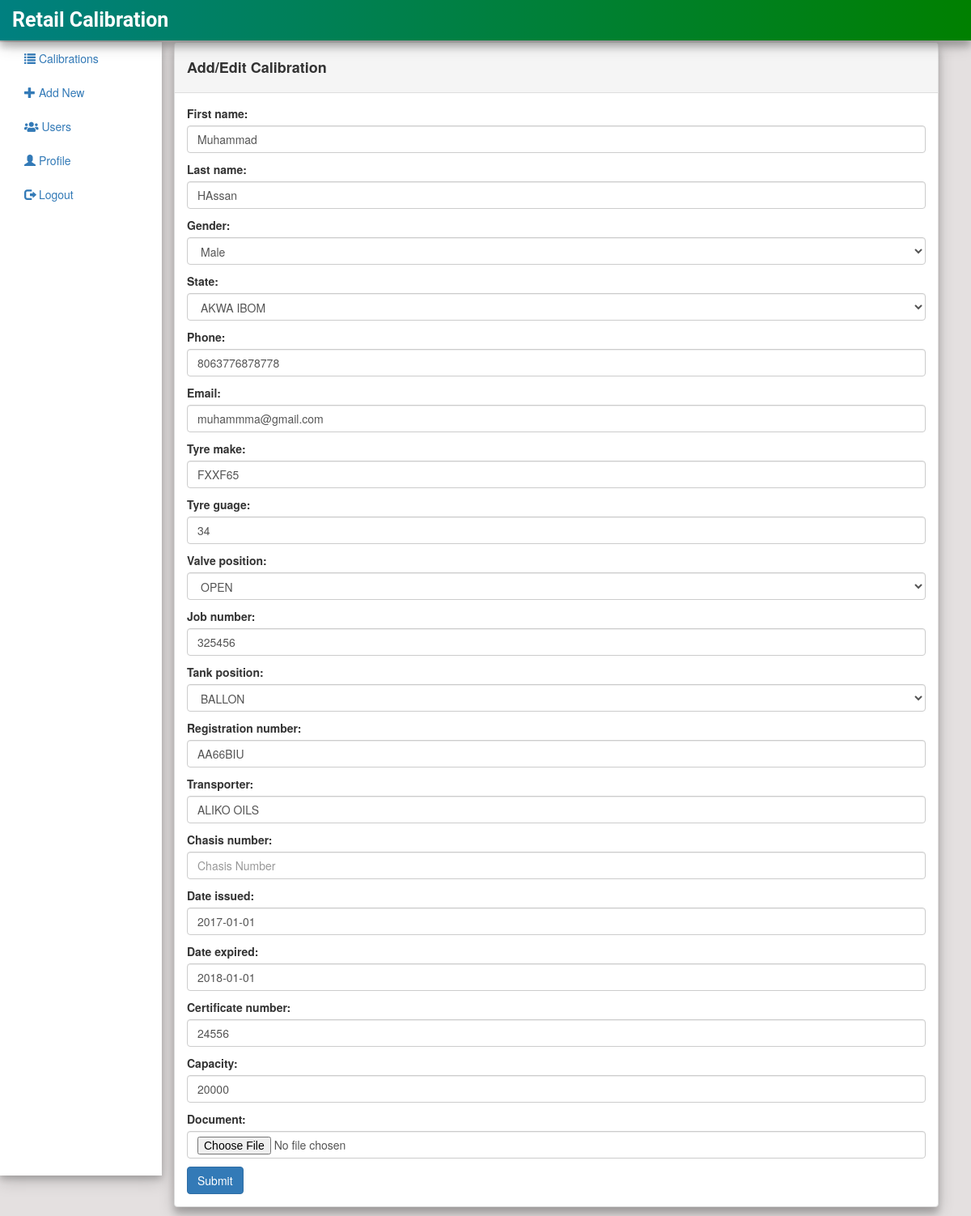
/edit/3 (signed in), run on the app's committed database.
### calibrate/models.py (models this page shows, shortened)
class Calibration(models.Model):
    first_name = models.CharField(max_length=200)
    last_name = models.CharField(max_length=200)
    GENDER_CHOICES = (
        ('M', 'MALE'),
        ('F', 'FEMALE')
    )
    gender = models.CharField(max_length = 1, choices =GENDER_CHOICES)
    STATE_CHOICE = (
        ('ABIA', 'ABIA'),
        ('ADAMAWA', 'ADAMAWA'),
        ('AKWA IBOM', 'AKWA IBOM'),
        ('KANO', 'KANO')
    )
    state = models.CharField(max_length = 20, choices = STATE_CHOICE)
    phone = models.IntegerField(blank=True, null=True)
    email = models.EmailField(max_length=200)
    tyre_make = models.CharField(max_length=200)
    tyre_guage = models.IntegerField(blank=True, null=True)
    VALVE_POSITION_CHOICES = (
        ('OPEN', 'OPEN'),
        ('CLOSE', 'CLOSE'),
        ('NONE', 'NONE')
    )
    valve_position = models.CharField(max_length =20, choices = VALVE_POSITION_CHOICES)
    job_number = models.IntegerField(blank=True, null=True)
    TANK_POSITION_CHOICES = (
        ('BALLON', 'BALLON'),
        ('SPRING', 'SPRING')
    )
    tank_position = models.CharField(max_length=200, choices=TANK_POSITION_CHOICES)
    registration_number= models.CharField(max_length=200)
    transporter = models.CharField(max_length=200)
    chasis_number = models.CharField(max_length=200)
    date_issued = models.DateField(blank=True, null=True)
    date_expired = models.DateField(blank=True, null=True)
    certificate_number = models.IntegerField(default=0)
    capacity = models.IntegerField(default=0)
    document = models.FileField(upload_to='documents')

### calibrate/views.py (the view)
# urls.py: path('edit/<int:pk>', views.CalibrationUpdate.as_view(), name='calibration_edit'),
class CalibrationUpdate(LoginRequiredMixin, UpdateView):
    model = Calibration
    form_class = CalibrationForm
    success_url = reverse_lazy('calibrate:calibration_list')

### calibrate/templates/calibrate/calibration_form.html
{% extends "calibrate/base.html" %} {% block content %}
<div class="col-sm-10">
    <div class="panel panel-default">
        <div class="panel-heading">
            <h4><strong>Add/Edit Calibration </strong></h4>
        </div>
        <div class="panel-body">
            <form method="post" enctype="multipart/form-data">{% csrf_token %} {{ form.as_p }}
                <input type="submit" class="btn btn-primary" value="Submit">
            </form>
        </div>
    </div>
</div>
</div>
{% endblock %}

### calibrate/static/css/mystyle.css (style rules this page uses)
.panel { box-shadow: 0 8px 8px 0 rgba(0, 0, 0, 0.19), 0 6px 20px 0 rgba(0, 0, 0, 0.19); margin-top: 52px; }

### data on the page
Calibration: first_name "Muhammad", last_name "HAssan", gender "Male", state "AKWA IBOM", phone "8063776878778", email "muhammma@gmail.com", tyre_make "FXXF65", tyre_guage "34", valve_position "OPEN", job_number "325456", tank_position "BALLON", registration_number "AA66BIU", transporter "ALIKO OILS", date_issued "2017-01-01", date_expired "2018-01-01", certificate_number "24556", capacity "20000"
